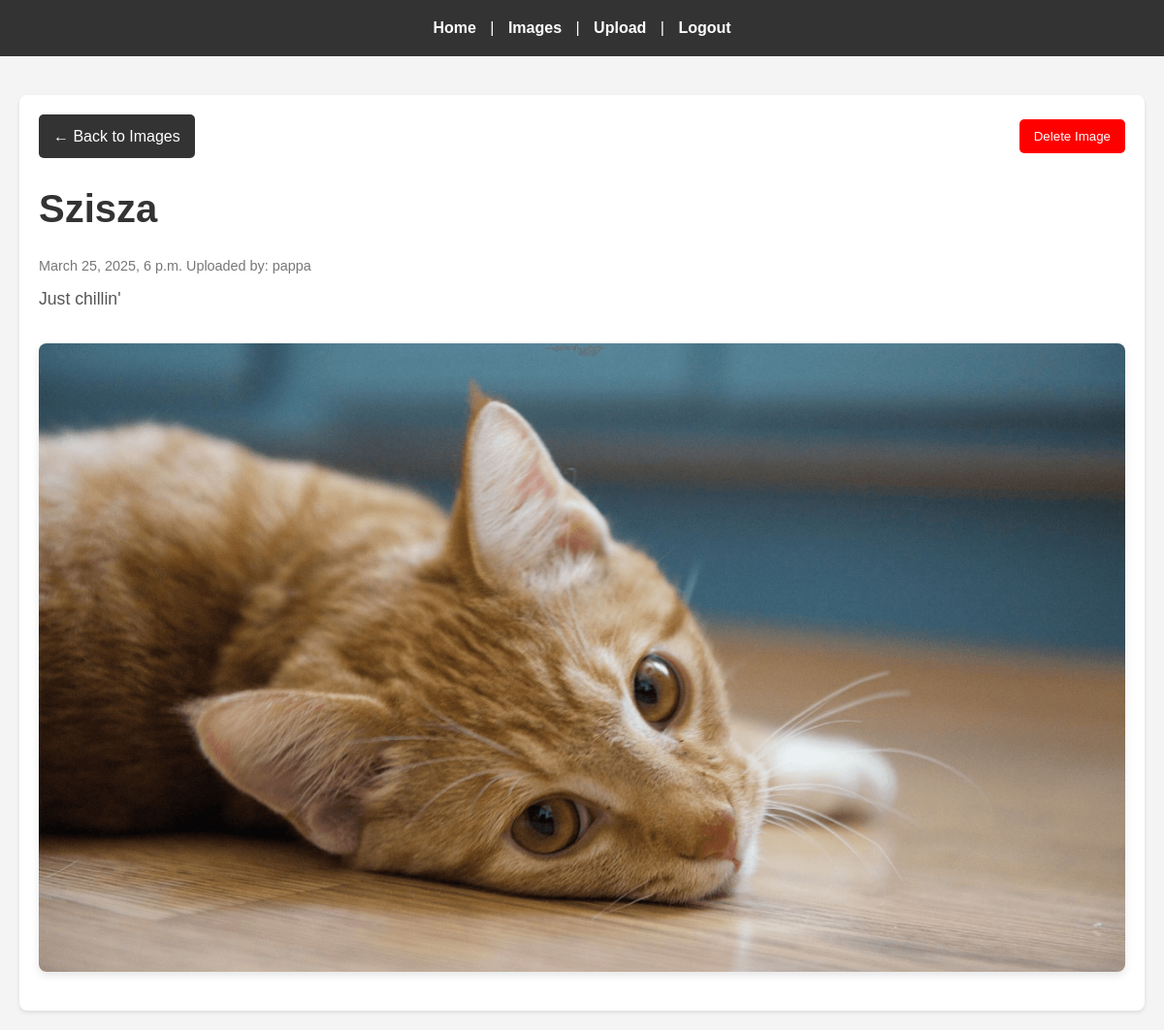
The app's page /images/chilling-cat (signed in) with its own data.
### images/models.py (models this page shows, shortened)
class Image(models.Model):
    title = models.CharField(max_length=48)
    body = models.TextField()
    slug = models.SlugField(max_length=48, unique=True)
    date = models.DateTimeField(auto_now_add=True)
    banner = models.ImageField(default='fallback.png', blank=True)
    author = models.ForeignKey('auth.User', on_delete=models.CASCADE, default=1)

### images/views.py (the view)
# urls.py: path('<slug:slug>', views.image_page, name="page"),
@login_required
def image_page(request, slug):
    image = Image.objects.get(slug=slug)
    return render(request,  'images/image_page.html', {'image': image})

### images/templates/images/image_page.html (shortened to what this page needs)
{% extends 'layout.html' %}
{% load static %}
{% block content %}
    <section class="image-page">
        <div class="button-row">
            <a href="{% url 'images:list' %}" class="back-button">
                &larr; Back to Images
            </a>
            <div class="delete-container">
                <form method="post" action="{% url 'images:delete' slug=image.slug %}" onsubmit="return confirm('Are you sure you want to delete this image?');">
                    <button type="submit" class="delete-button">
                        Delete Image
                    </button>
                </form>
            </div>
        </div>
        <h1 class="image-title">{{ image.title }}</h1>
        <p class="image-card-date">{{ image.date }}
                                Uploaded by: {{ image.author }}</p>
        <p class="image-body">{{ image.body }}</p>
        <img
            class="banner"
            src="{{ image.banner.url }}"
            alt="{{ image.title }}"
        />
    </section>
{% endblock %}

### static/css/style.css (style rules this page uses)
* { margin: 0; padding: 0; box-sizing: border-box; }
body { font-family: 'Arial', sans-serif; line-height: 1.6; background-color: #f4f4f4; color: #333; }
section { background-color: #fff; padding: 20px; border-radius: 8px; box-shadow: 0 2px 4px rgba(0, 0, 0, 0.1); }
h1 { font-size: 2.5rem; margin-bottom: 1rem; color: #333; }
p { font-size: 1.1rem; margin-bottom: 1rem; color: #555; }
.banner { max-width: 100%; height: auto; display: block; margin: 20px auto; border-radius: 8px; box-shadow: 0 4px 8px rgba(0, 0, 0, 0.1); }
.image-card-date { font-size: 0.9rem; color: #777; margin-bottom: 0.5rem; }
.image-page { padding: 20px; }
.image-title { font-size: 2.5rem; margin-bottom: 1rem; color: #333; }
.image-body { font-size: 1.1rem; color: #555; line-height: 1.6; margin-bottom: 2rem; }
.image-page .banner { width: 100%; height: auto; border-radius: 8px; box-shadow: 0 4px 8px rgba(0, 0, 0, 0.1); }
.button-row { display: flex; justify-content: space-between; align-items: center; margin-bottom: 20px; }
.back-button { display: inline-block; background-color: #333; color: #fff; padding: 10px 15px; border-radius: 5px; text-decoration: none; transition: background-color 0.3s ease; }
.delete-container { text-align: right; }
.delete-button { background-color: red; color: white; padding: 10px 15px; border: none; border-radius: 5px; cursor: pointer; transition: background-color 0.3s ease; }

### records on screen
Image: title "Szisza", date "March 25, 2025, 6 p.m.", author "pappa", body "Just chillin'", banner (picture)
